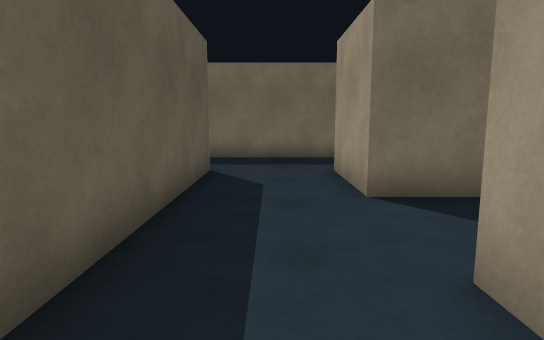
[1] (above)

19 first-person views from a walk through a 3-D level made in the Unity game engine. The camera is 1.2 m above the floor, tilts 8° down and sees 75° across. The floor is counted in squares, 1 m on a side. Each view is taken from the middle of a square. On the plan, view 1 faces up. The plan holds only what a view shows up to about 14 squares ahead; the rest is blank. The player character is not drawn.

[2]
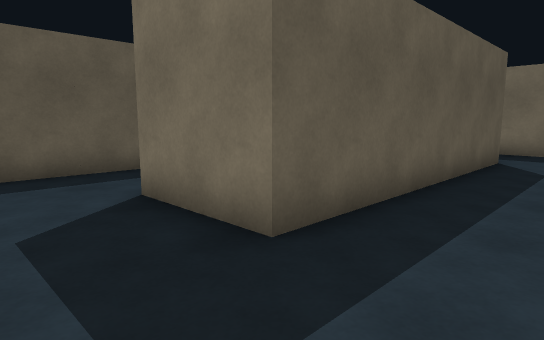

[3]
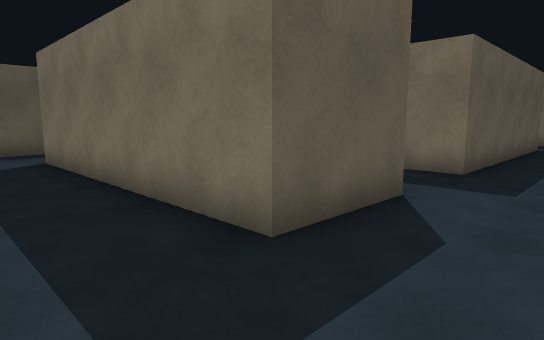

[4]
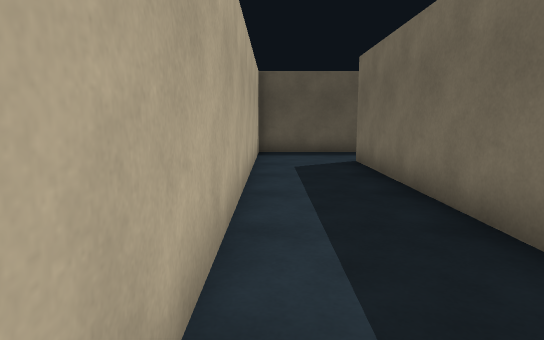

[5]
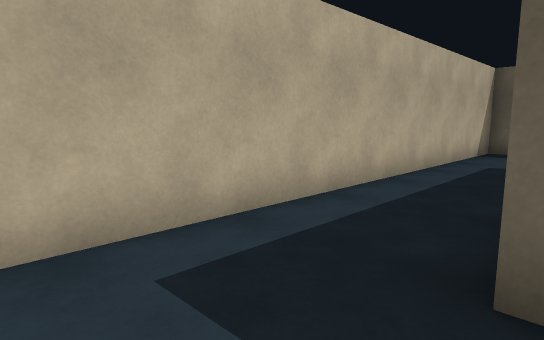

[6]
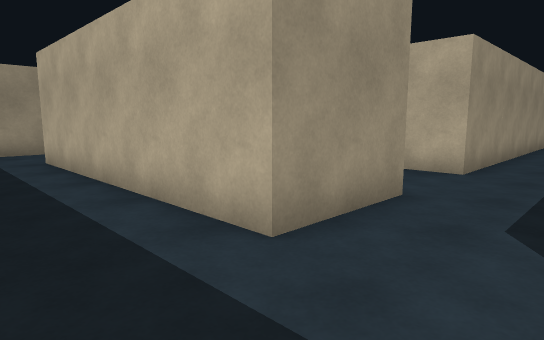

[7]
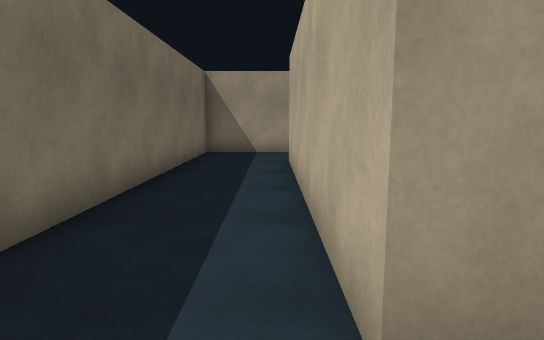

[8]
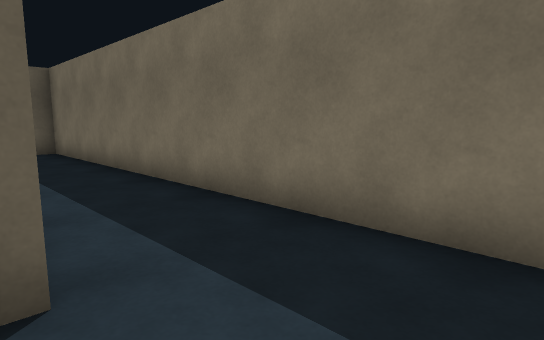

[9]
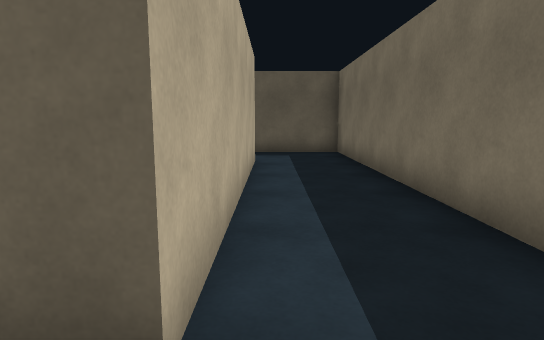

[10]
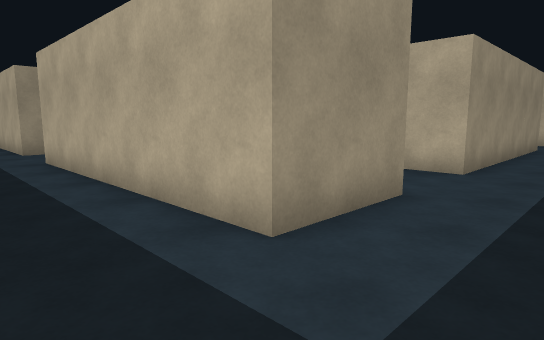

[11]
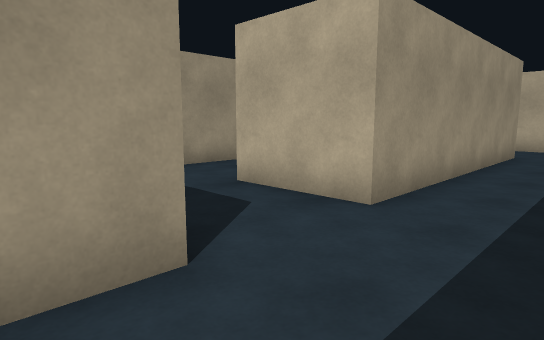

[12]
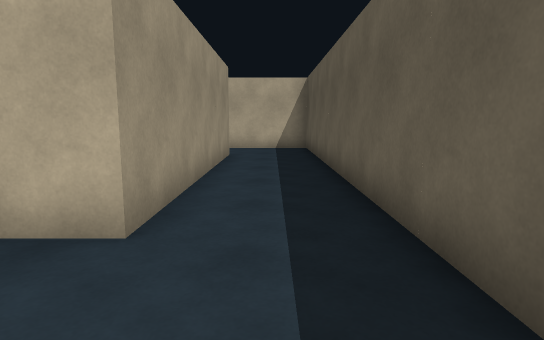

[13]
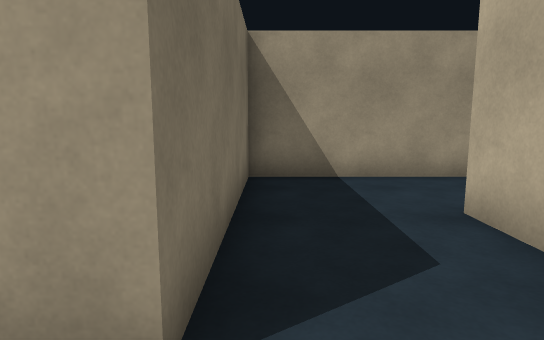

[14]
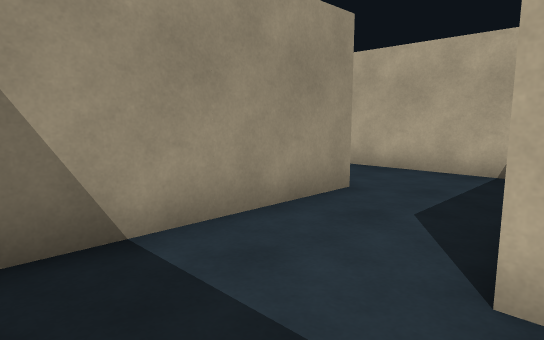

[15]
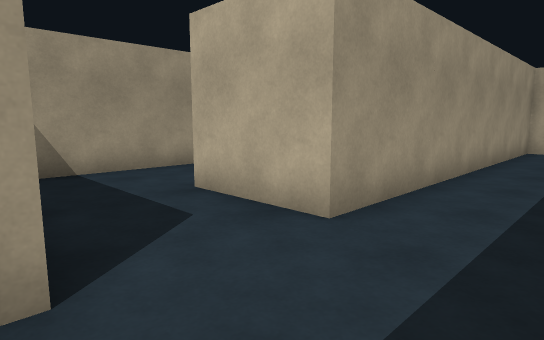

[16]
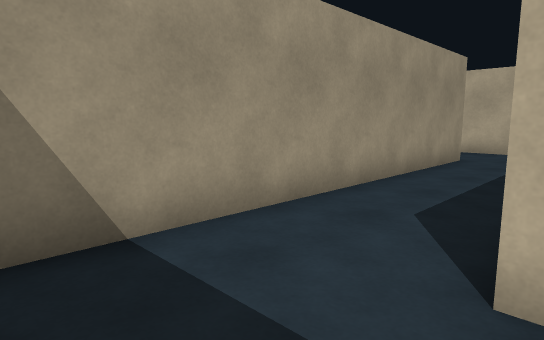

[17]
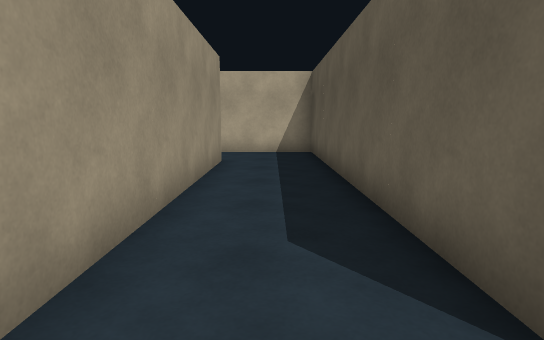

[18]
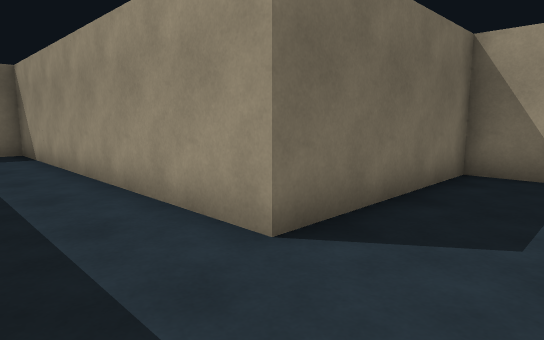

[19]
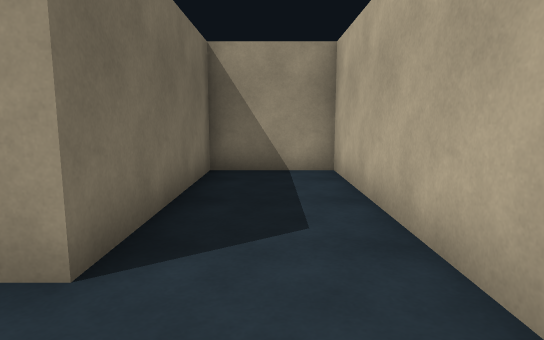

### Floor plan
Points are (right, up) in squares from view 1. A wall is a line through its corners. A room is listed if a view was taken in it or the views show most of it. See-through windows are left out.
Room 1 (views 1, 2, 3, 4, 5, 6, 7, 8, 9, 10, 11, 12, 13, 14, 15, 16, 17, 18, 19)
walls: (-1.5, -0.5) (-4.5, -0.5) (-4.5, 5.5) (-10.5, 5.5) (-10.5, 8.5) (-1.5, 8.5) (-1.5, -0.5); (-1.5, -3.4) (-1.5, -6.5) (-10.5, -6.5) (-10.5, 2.5) (-7.5, 2.5); (3.4, 5.5) (1.5, 5.5) (1.5, 8.5) (10.5, 8.5); (-7.5, 0.9) (-7.5, -2); (-6.4, -3.5) (-2.5, -3.5); (-13.5, 4.2) (-13.5, -9.5) (1.5, -9.5) (1.5, 2.5) (4.5, 2.5) (4.5, -9.5) (13.5, -9.5) (13.5, -6.5) (7.5, -6.5) (7.5, 5.5) (6.9, 5.5); (13.5, 7.8) (13.5, 11.5) (-13.5, 11.5) (-13.5, 8.2)

Positions as (right, up) in squares from view 1, and headings:
1: (0, 0), facing up
2: (1, -3), facing up-left
3: (1, -9), facing up-left
4: (0, -9), facing left
5: (1, -6), facing down-left
6: (-1, 11), facing down-right
7: (0, 9), facing right
8: (1, 8), facing up-left
9: (0, 9), facing left
10: (-13, 11), facing down-right
11: (-13, 7), facing down-right
12: (-12, 6), facing down
13: (-12, 5), facing right
14: (-8, 5), facing down-right
15: (-1, 6), facing down-right
16: (4, 5), facing down-right
17: (6, 4), facing down
18: (5, -9), facing up-right
19: (5, -8), facing right
